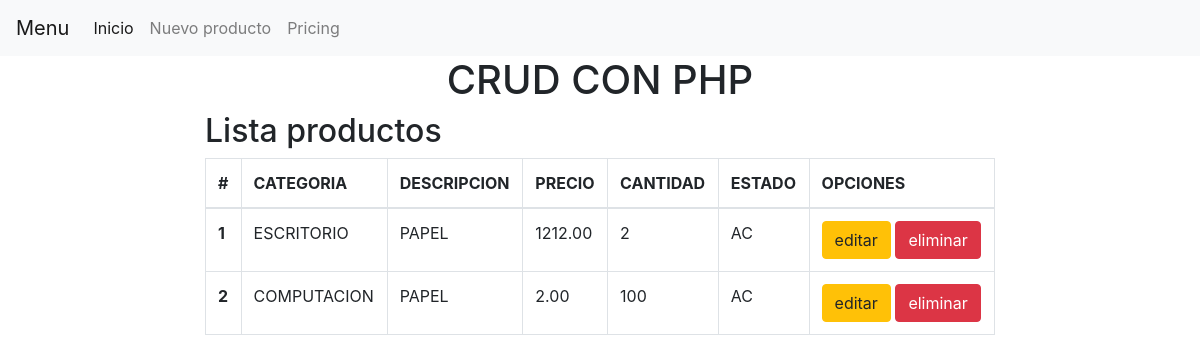
Before: / with the older database file.
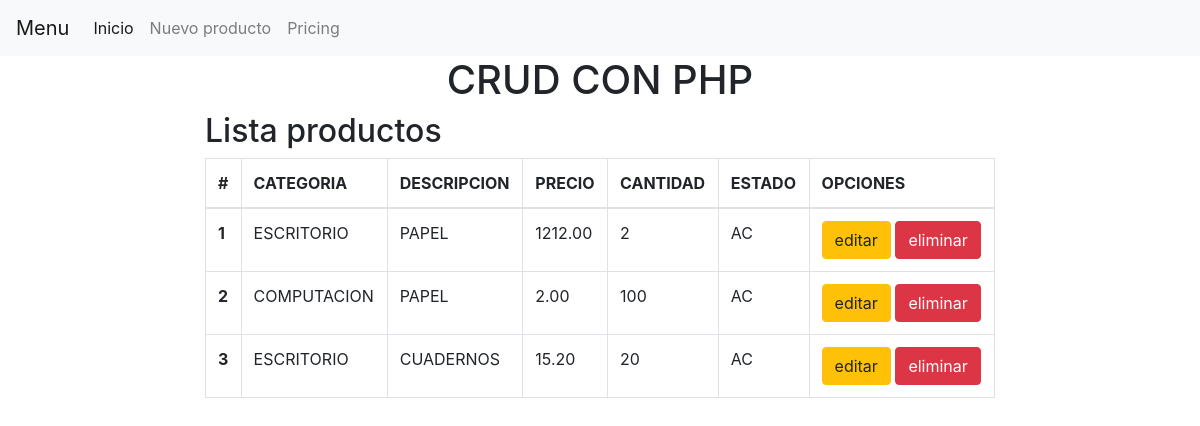
After: the same page with the newer database file.
### tables this page shows
CREATE TABLE IF NOT EXISTS `productos` (
  `id` int(11) NOT NULL AUTO_INCREMENT,
  `codigo_categoria` int(11) NOT NULL,
  `descripcion` varchar(50) NOT NULL,
  `precio` decimal(10,2) NOT NULL,
  `cantidad` int(11) NOT NULL,
  `estado` varchar(5) NOT NULL,
  PRIMARY KEY (`id`)
);

CREATE TABLE IF NOT EXISTS `categoria` (
  `codigo` int(11) NOT NULL AUTO_INCREMENT,
  `nombre_categoria` varchar(50) NOT NULL,
  `estado` varchar(5) NOT NULL,
  PRIMARY KEY (`codigo`)
);

### index.php (the view)
<?php
include 'cabecera.php';
include 'conexion.php';
$sel = $con->query("SELECT *FROM productos p, categoria c where p.codigo_categoria = c.codigo");
 ?>
<div class="row">
  <div class="col-lg-2"></div>
  <div class="col-lg-8">
    <h2>Lista productos</h2>
    <table class="table table-bordered">
      <thead>
        <tr>
          <th scope="col">#</th>
          <th scope="col">CATEGORIA</th>
          <th scope="col">DESCRIPCION</th>
          <th scope="col">PRECIO</th>
          <th scope="col">CANTIDAD</th>
          <th scope="col">ESTADO</th>
          <th scope="col">OPCIONES</th>
        </tr>
      </thead>
      <tbody>
        <?php
        $n = 1;
         while ($f = $sel->fetch_assoc()){?>
          <tr>
            <th scope="row"><?php echo $n++;?></th>
            <td><?php echo $f['nombre_categoria']?></td>
            <td><?php echo $f['descripcion']?></td>
            <td><?php echo $f['precio']?></td>
            <td><?php echo $f['cantidad']?></td>
            <td><?php echo $f['estado']?></td>
            <td><a href="editar.php?id=<?php echo $f['id']?>" class="btn btn-warning">editar</a>
              <a href="eliminar.php?id=<?php echo $f['id']?>" class="btn btn-danger">eliminar</a></td>
          </tr>
        <?}?>
      </tbody>
    </table>
  </div>
  <div class="col-lg-2">
  </div>
</div>
<?php include 'pie.php'?>

### cabecera.php (shortened to what this page needs)
<!DOCTYPE html>
<html>
<head>
  <link rel="stylesheet" href="recursos/bootstrap-4.3.1/dist/css/bootstrap.min.css">
</head>
<body>
<nav class="navbar navbar-expand-lg navbar-light bg-light">
  <a class="navbar-brand" href="#">Menu</a>
  <div class="collapse navbar-collapse" id="navbarNavDropdown">
    <ul class="navbar-nav">
      <li class="nav-item active">
        <a class="nav-link" href="index.php">Inicio</a>
      </li>
      <li class="nav-item">
        <a class="nav-link" href="nuevo_producto.php">Nuevo producto</a>
      </li>
      <li class="nav-item">
        <a class="nav-link" href="#">Pricing</a>
      </li>
    </ul>
  </div>
</nav>
<center><h1>CRUD CON PHP</h1></center>

### pie.php (shortened to what this page needs)
</body>
</html>

Changed rows visible on the page:
added productos: categoria.nombre_categoria "ESCRITORIO", descripcion "CUADERNOS", precio "15.20", cantidad "20", categoria.estado "AC"
